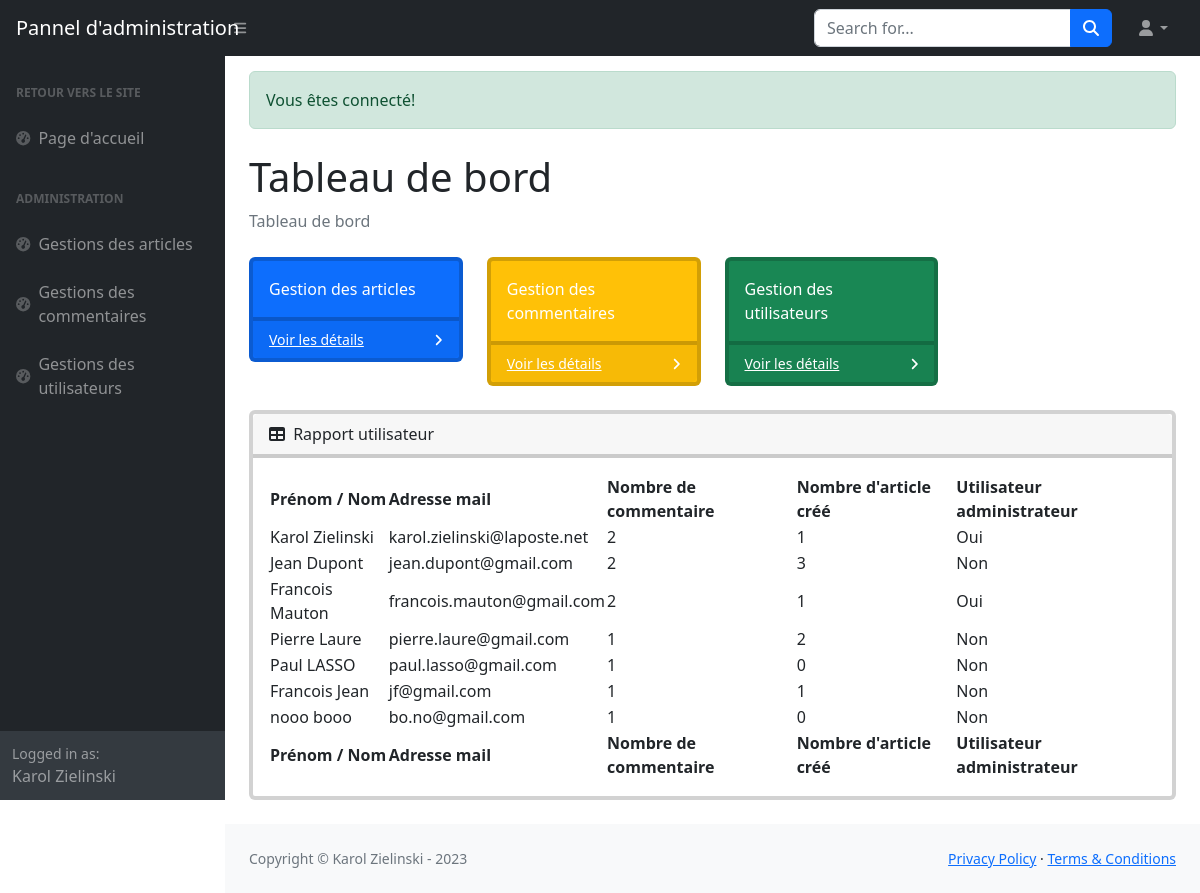
The page /admin?success=true (signed in) on the database its author committed.
### tables this page shows
CREATE TABLE `users` (
  `id` int(11) NOT NULL,
  `firstname` varchar(255) DEFAULT NULL,
  `lastname` varchar(255) DEFAULT NULL,
  `email` varchar(255) DEFAULT NULL,
  `password` varchar(255) DEFAULT NULL,
  `avatar` varchar(255) DEFAULT NULL,
  `is_admin` int(11) DEFAULT NULL,
  `is_enable` int(11) DEFAULT NULL
);

### src/controllers/MainController.php (called while the page is built, shortened)
<?php
class MainController {
    protected $db;
    public function __construct(DBConnection $db)
    {
        $this->db = $db;
    }
    protected function adminView(string $path, array $params = null)
    {
    $path = str_replace('.', DIRECTORY_SEPARATOR, $path);
    require VIEWS . $path . '.php';
    require VIEWS . 'layout-admin.php';
    }
    protected function getDB()
    {
        return $this->db;
    }
    public function homepageAdmin()
    {
        $user = new User($this->getDB());
        $users = $user->getUsers();
        $usersWithCommentCounts = $user->getUsersWithCommentCounts();
        $usersWithPostCounts = $user->getUsersWithPostCounts();
        return $this->adminView('admin.homepage-admin', compact('users', 'usersWithCommentCounts', 'usersWithPostCounts'));
    }
}

### routes/Route.php (called while the page is built, shortened)
<?php
class Route {
    public $path;
    public $action;
    public $matches;
    public function __construct($path, $action)
    {
        $this->path = trim($path, '/');
        $this->action = $action;
    }
    public function matches(string $url)
    {
        $path = preg_replace('#:([\w]+)#', '([^/]+)', $this->path);
        $pathToMatch = "#^$path$#";
        if (preg_match($pathToMatch, $url, $matches)) {
            $this->matches = $matches;
            return true;
        }   else {
            return false;
        }
    }
    public function execute()
    {
        $params = explode('@', $this->action);
        $controller = new $params[0](new DBConnection(DB_NAME, DB_HOST, DB_USER, DB_PWD));
        $method = $params[1];
        return isset($this->matches[1]) ? $controller->$method($this->matches[1]) :
        $controller->$method();
    }
}

### routes/Router.php (called while the page is built, shortened)
<?php
class Router {
    public $url;
    public $routes = [];
    public function __construct($url)
    {
        $this->url = $url;
    }
    public function get(string $path, string $action)
    {
        $this->routes['GET'][] = new Route($path, $action);
    }
    public function post(string $path, string $action)
    {
        $this->routes['POST'][] = new Route($path, $action);
    }
    public function run()
    {
        foreach ($this->routes[$_SERVER['REQUEST_METHOD']] as $route) {
            if ($route->matches($this->url)) {
                return $route->execute();
            }
        }
        return header('HTTP/1.0 404 Not Found');
    }
}

### public/index.php (called while the page is built, shortened)
<?php
$router = new Router($_GET['url']);
$router->get('/', 'src\controllers\MainController@homepage');
$router->get('/', 'src\controllers\UserController@loginPost');
$router->get('/posts', 'src\controllers\PostController@posts');
$router->get('/post/:id', 'src\controllers\PostController@show');
$router->post('/post/:id', 'src\controllers\CommentController@commentPost');
$router->get('/login', 'src\controllers\UserController@login');
$router->post('/login', 'src\controllers\UserController@loginPost');
$router->get('/signin', 'src\controllers\UserController@signIn');
$router->post('/signin', 'src\controllers\UserController@signInPost');
$router->get('/logout', 'src\controllers\UserController@logout');
$router->get('/admin', 'src\controllers\PostController@homepageAdmin');
$router->get('/admin/posts', 'src\controllers\PostController@getAdminPosts');
$router->post('/admin/posts/delete/:id', 'src\controllers\PostController@deletePost');
$router->get('/admin/posts/edit/:id', 'src\controllers\PostController@editPost');
$router->post('/admin/posts/edit/:id', 'src\controllers\PostController@updatePost');
$router->get('/admin/posts/edit/:id', 'src\controllers\PostController@validatePost');
$router->get('/admin/comments', 'src\controllers\PostController@showCommentsByPost');
$router->get('/admin/users', 'src\controllers\UserController@getUsers');
$router->run();

### models/User.php (called while the page is built, shortened)
<?php
class User extends DBConnection {
    public function __construct(DBConnection $db)
    {
        $this->db = $db;
    }
    public function getUsers(): array
    {
        return $this->query("SELECT * FROM users", null);
    }
    public function getUsersWithCommentCounts(): array
    {
        return $this->query("SELECT u.id, u.firstname, u.lastname, u.email, u.is_admin, COUNT(c.id) as comment_count
                FROM users u
                LEFT JOIN comments c ON u.id = c.id_user
                GROUP BY u.id, u.firstname, u.lastname, u.email, u.is_admin", null);
    }
    public function getUsersWithPostCounts(): array
    {
        return $this->query("SELECT u.id, u.firstname, u.lastname, u.email, u.is_admin, COUNT(p.id) as post_count
        FROM users u
        LEFT JOIN posts p ON u.id = p.id_user
        GROUP BY u.id, u.firstname, u.lastname, u.email, u.is_admin", null);
    }
}

### models/DBConnection.php (called while the page is built, shortened)
<?php
class DBConnection
{
    private $dbname;
    private $host;
    private $username;
    private $password;
    private $pdo;
    protected $db;
    public function __construct(string $dbname, string $host, string $username, string $password)
    {
        $this->dbname = $dbname;
        $this->host = $host;
        $this->username = $username;
        $this->password = $password;
    }
    public function getPDO(): PDO
    {
        return $this->pdo ?? $this->pdo = new PDO("mysql:dbname={$this->dbname};host={$this->host}", $this->username, $this->password, [
            PDO::ATTR_ERRMODE => PDO::ERRMODE_EXCEPTION,
            PDO::ATTR_DEFAULT_FETCH_MODE => PDO::FETCH_OBJ,
            PDO::MYSQL_ATTR_INIT_COMMAND => 'SET CHARACTER SET UTF8'
        ]);
    }
    public function query(string $sql, int $param = null, bool $single = null)
    {
        $method = is_null($param) ? 'query' : 'prepare';
        $fetch = is_null($single) ? 'fetchAll' : 'fetch';
        $stmt = $this->db->getPDO()->$method($sql);
        $stmt->setFetchMode(PDO::FETCH_CLASS, get_class($this), [$this->db]);
        if ($method === 'query') {
            return $stmt->$fetch();
        }   else {
            $stmt->execute([$param]);
            return $stmt->$fetch();
        }
    }
}

### views/admin/homepage-admin.php (the view, shortened to what this page needs)
<!DOCTYPE html>
<html lang="en">
    <head>
    </head>
    <body class="sb-nav-fixed">
        <main>
            <div class="container-fluid px-4">
                <?php if (isset($_GET['success'])): ?>
                    <div class="alert alert-success" style="margin-top : 15px;">Vous êtes connecté!</div>
                <?php endif ?>
                <h1 class="mt-4">Tableau de bord</h1>
                <ol class="breadcrumb mb-4">
                    <li class="breadcrumb-item active">Tableau de bord</li>
                </ol>
                <div class="row">
                    <div class="col-xl-3 col-md-6">
                        <div class="card bg-primary text-white mb-4">
                            <div class="card-body">Gestion des articles</div>
                            <div class="card-footer d-flex align-items-center justify-content-between">
                                <a class="small text-white stretched-link" href="/P5-OCR/admin/posts">Voir les détails</a>
                                <div class="small text-white"><i class="fas fa-angle-right"></i></div>
                            </div>
                        </div>
                    </div>
                    <div class="col-xl-3 col-md-6">
                        <div class="card bg-warning text-white mb-4">
                            <div class="card-body">Gestion des commentaires</div>
                            <div class="card-footer d-flex align-items-center justify-content-between">
                                <a class="small text-white stretched-link" href="/P5-OCR/admin/comments">Voir les détails</a>
                                <div class="small text-white"><i class="fas fa-angle-right"></i></div>
                            </div>
                        </div>
                    </div>
                    <div class="col-xl-3 col-md-6">
                        <div class="card bg-success text-white mb-4">
                            <div class="card-body">Gestion des utilisateurs</div>
                            <div class="card-footer d-flex align-items-center justify-content-between">
                                <a class="small text-white stretched-link" href="/P5-OCR/admin/users">Voir les détails</a>
                                <div class="small text-white"><i class="fas fa-angle-right"></i></div>
                            </div>
                        </div>
                    </div>
                </div>
                <div class="card mb-4">
                    <div class="card-header">
                        <i class="fas fa-table me-1"></i>
                        Rapport utilisateur
                    </div>
                    <div class="card-body">
                        <table id="datatablesSimple">
                            <thead>
                                <tr>
                                    <th>Prénom / Nom</th>
                                    <th>Adresse mail</th>
                                    <th>Nombre de commentaire</th>
                                    <th>Nombre d'article créé</th>
                                    <th>Utilisateur administrateur</th>
                                </tr>
                            </thead>
                            <tfoot>
                                <tr>
                                    <th>Prénom / Nom</th>
                                    <th>Adresse mail</th>
                                    <th>Nombre de commentaire</th>
                                    <th>Nombre d'article créé</th>
                                    <th>Utilisateur administrateur</th>
                                </tr>
                            </tfoot>
                            <tbody>
                                <?php foreach ($params['users'] as $key => $user): ?>
                                <tr>
                                    <td><?= $user->firstname . ' ' . $user->lastname ?></td>
                                    <td><?= $user->email ?></td>
                                    <td><?= $params['usersWithCommentCounts'][$key]->comment_count ?></td>
                                    <td><?= $params['usersWithPostCounts'][$key]->post_count ?></td>
                                    <td><?= $user->is_admin ? 'Oui' : 'Non' ?></td>
                                </tr>
                                <?php endforeach ?>
                            </tbody>
                        </table>
                    </div>
                </div>
            </div>
        </main>
        <footer class="py-4 bg-light mt-auto">
            <div class="container-fluid px-4">
                <div class="d-flex align-items-center justify-content-between small">
                    <div class="text-muted">Copyright &copy; Karol Zielinski - 2023</div>
                    <div>
                        <a href="#">Privacy Policy</a>
                        &middot;
                        <a href="#">Terms &amp; Conditions</a>
                    </div>
                </div>
            </div>
        </footer>
    </body>
</html>

### rows shown on the page
users: firstname "Karol", lastname "Zielinski", email "karol.zielinski@laposte.net", comment_count "2", post_count "1", is_admin "Oui"
users: firstname "Jean", lastname "Dupont", email "jean.dupont@gmail.com", comment_count "2", post_count "3", is_admin "Non"
users: firstname "Francois", lastname "Mauton", email "francois.mauton@gmail.com", comment_count "2", post_count "1", is_admin "Oui"
users: firstname "Pierre", lastname "Laure", email "pierre.laure@gmail.com", comment_count "1", post_count "2", is_admin "Non"
users: firstname "Paul", lastname "LASSO", email "paul.lasso@gmail.com", comment_count "1", post_count "0", shows "Non"
users: firstname "Francois", lastname "Jean", email "jf@gmail.com", comment_count "1", post_count "1", is_admin "Non"
users: firstname "nooo", lastname "booo", email "bo.no@gmail.com", comment_count "1", post_count "0", is_admin "Non"

### other values the page prints
$_SESSION['auth']['firstname'] "Karol"
$_SESSION['auth']['lastname'] "Zielinski"
